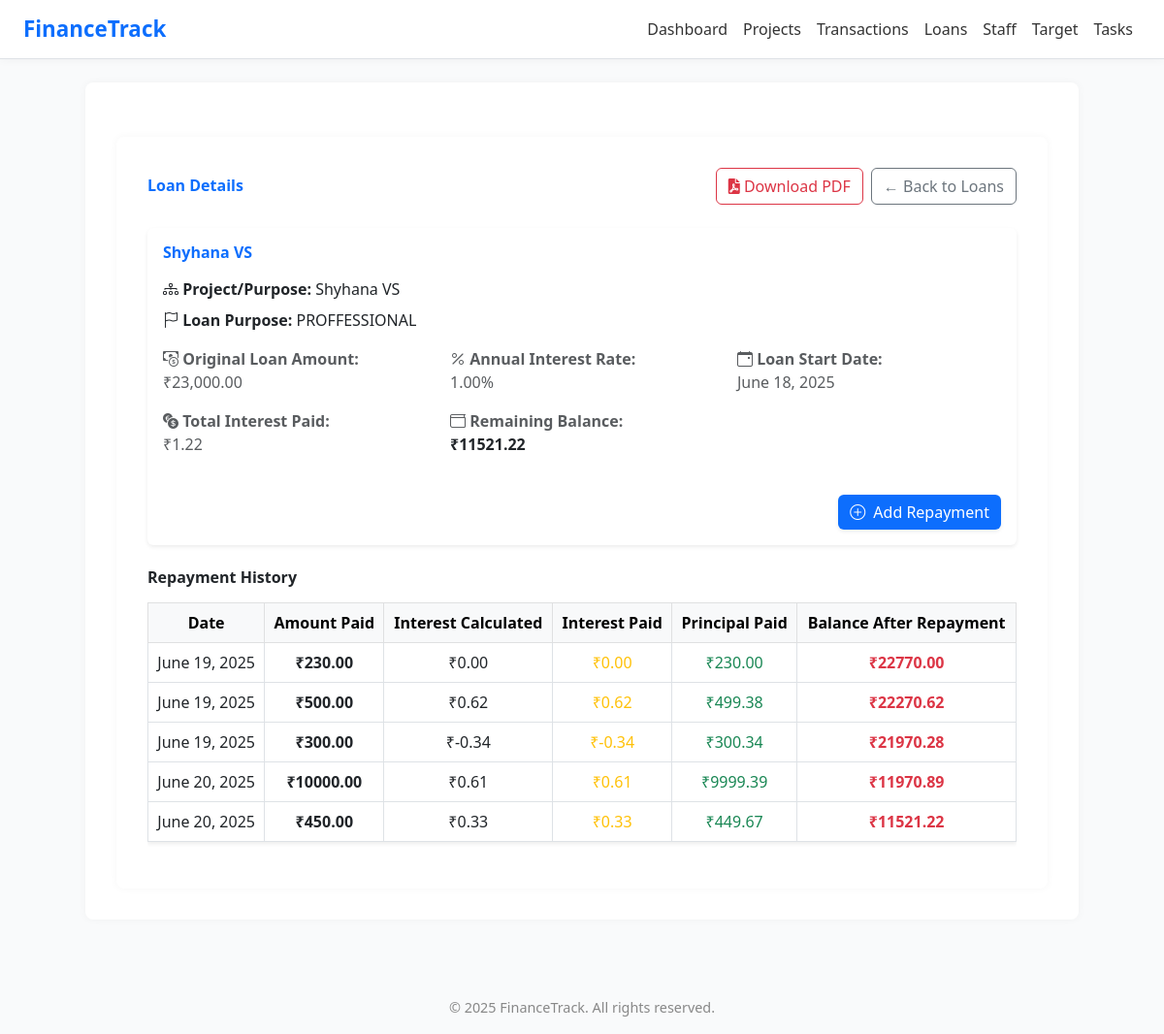
Screenshot of /loans/3/ with the database file from the repository.
### app1/models.py (models this page shows, shortened)
class Loan(models.Model):
    project = models.ForeignKey(Project, on_delete=models.CASCADE)
    loan_id = models.CharField(max_length=50,unique=True)
    amount = models.DecimalField(max_digits=10, decimal_places=2)
    interest_rate = models.DecimalField(max_digits=5, decimal_places=2, help_text='annual Interest in %')
    loan_purpose = models.CharField(max_length=100)
    start_date = models.DateField()
    created_at = models.DateTimeField(auto_now_add=True)
    updated_at = models.DateTimeField(auto_now=True)
    class Meta:
        verbose_name = 'Loan'
        verbose_name_plural = 'Loans'
        ordering = ['-start_date']

class Project(models.Model):
    code = models.CharField(max_length=20)
    name = models.CharField(max_length=100)
    location = models.CharField(max_length=100)
    total_budget = models.DecimalField(max_digits=12, decimal_places=2)
    start_date = models.DateField()
    end_date = models.DateField()
    notes = models.TextField(blank=True, null=True)
    def __str__(self):
        return self.name

class Repayment(models.Model):
    loan = models.ForeignKey('Loan', on_delete=models.CASCADE, related_name='repayments')
    date = models.DateField()
    amount_paid = models.DecimalField(max_digits=10, decimal_places=2)
    interest_calculated = models.DecimalField(max_digits=10, decimal_places=2, default=Decimal('0.00'))
    interest_paid = models.DecimalField(max_digits=10, decimal_places=2)
    principal_paid = models.DecimalField(max_digits=10, decimal_places=2)
    balance_after_repayment = models.DecimalField(max_digits=10, decimal_places=2)

### app1/views.py (the view, shortened to what this page needs)
# urls.py: path('loans/<int:loan_id>/', views.loan_detail, name='loan_detail'),
def loan_detail(request, loan_id):
    loan = get_object_or_404(Loan, pk=loan_id)
    repayments = loan.repayments.all().order_by('date')
    repayment_form = RepaymentForm()
    repayments_data = []
    remaining_balance = loan.amount
    for repayment in repayments:
        remaining_balance -= repayment.principal_paid or Decimal('0.00')
        repayments_data.append({
            'repayment': repayment,
            'balance_after': remaining_balance
        })
    interest_paid = Decimal('0.00')
    principal_paid = Decimal('0.00')
    total_interest_paid = repayments.aggregate(total=Sum('interest_paid'))['total'] or Decimal('0.00')
    total_principal_paid = repayments.aggregate(total=Sum('principal_paid'))['total'] or Decimal('0.00')
    remaining_balance = loan.amount - total_principal_paid
    return render(request, 'loan_detail.html', {
        'loan': loan,
        'repayments': repayments_data,
        'repayment_form': repayment_form,
        'total_interest_paid': total_interest_paid,
        'total_principal_paid': total_principal_paid,
        'remaining_balance': remaining_balance,
        'interest_paid': interest_paid,
        'principal_paid': principal_paid,
    })

### templates/loan_detail.html (shortened to what this page needs)
{% extends 'base.html' %}
{% load humanize %}
{% block content %}
<div class="container mt-4 fade-in">
  <div class="d-flex justify-content-between align-items-center mb-4">
    <h3 class="fw-bold text-primary">Loan Details</h3>
    <div class="d-flex gap-2">
      <a href="{% url 'loan_pdf' loan.id %}" class="btn btn-outline-danger">
        <i class="fas fa-file-pdf"></i> Download PDF
      </a>
      <a href="{% url 'loan_list' %}" class="btn btn-outline-secondary">
        ← Back to Loans
      </a>
    </div>
  </div>
  <div class="card shadow-sm border-0 mb-4">
    <div class="card-body">
      <h5 class="text-primary fw-semibold mb-3">{{ loan.project.name }}</h5>
      <p class="mb-2"><i class="bi bi-diagram-3"></i> <strong>Project/Purpose:</strong> {{ loan.project }}</p>
      <p class="mb-3"><i class="bi bi-flag"></i> <strong>Loan Purpose:</strong> {{ loan.loan_purpose }}</p>
      <div class="row text-muted">
        <div class="col-md-4 mb-3">
          <i class="bi bi-cash-coin"></i> <strong>Original Loan Amount:</strong><br>
          ₹{{ loan.amount|intcomma }}
        </div>
        <div class="col-md-4 mb-3">
          <i class="bi bi-percent"></i> <strong>Annual Interest Rate:</strong><br>
          {{ loan.interest_rate }}%
        </div>
        <div class="col-md-4 mb-3">
          <i class="bi bi-calendar-event"></i> <strong>Loan Start Date:</strong><br>
          {{ loan.start_date }}
        </div>
        <div class="col-md-4 mb-3">
          <i class="bi bi-currency-exchange"></i> <strong>Total Interest Paid:</strong><br>
          ₹{{ total_interest_paid|floatformat:2 }}
        </div>
        <div class="col-md-4 mb-3">
          <i class="bi bi-wallet"></i> <strong>Remaining Balance:</strong><br>
          <strong class="text-dark">₹{{ remaining_balance|floatformat:2 }}</strong>
        </div>
      </div>
      <div class="text-end mt-4">
        <button class="btn btn-primary shadow-sm" data-bs-toggle="modal" data-bs-target="#addRepaymentModal">
          <i class="bi bi-plus-circle me-1"></i> Add Repayment
        </button>
      </div>
    </div>
  </div>
  <div class="fade-in">
    <h5 class="fw-bold mb-3">Repayment History</h5>
    <div class="table-responsive">
      <table class="table table-bordered table-hover align-middle bg-white shadow-sm">
        <thead class="table-light">
          <tr class="text-center">
            <th>Date</th>
            <th>Amount Paid</th>
            <th>Interest Calculated</th>
            <th>Interest Paid</th>
            <th>Principal Paid</th>
            <th>Balance After Repayment</th>
          </tr>
        </thead>
        <tbody>
          {% for row in repayments %}
          <tr class="text-center">
            <td>{{ row.repayment.date }}</td>
            <td><strong>₹{{ row.repayment.amount_paid|floatformat:2 }}</strong></td>
            <td>₹{{ row.repayment.interest_calculated|floatformat:2 }}</td>
            <td class="text-warning">₹{{ row.repayment.interest_paid|floatformat:2 }}</td>
            <td class="text-success">₹{{ row.repayment.principal_paid|floatformat:2 }}</td>
            <td class="text-danger fw-bold">₹{{ row.balance_after|floatformat:2 }}</td>
          </tr>
          {% empty %}
          <tr>
            <td colspan="6" class="text-center text-muted">No repayments made yet.</td>
          </tr>
          {% endfor %}
        </tbody>
      </table>
    </div>
  </div>
</div>
{% endblock %}

### templates/base.html (style rules this page uses)
body { background-color: #f9fafb; font-family: 'Segoe UI', sans-serif; }
.container { background: white; padding: 2rem; border-radius: 0.5rem; box-shadow: 0 0 8px rgba(0,0,0,0.04); }
.btn-primary { background-color: #0d6efd; border: none; }

### templates/loan_detail.html (style rules this page uses)
.fade-in { animation: fadeIn 0.6s ease-in-out; }

### rows the page displays
Loan: project.name "Shyhana VS", project "Shyhana VS", loan_purpose "PROFFESSIONAL", amount "23,000.00", interest_rate "1.00", start_date "June 18, 2025"
Repayment: repayment "June 19, 2025", repayment.amount_paid "230.00", repayment.interest_calculated "0.00", repayment.interest_paid "0.00", repayment.principal_paid "230.00", balance_after "22770.00"
Repayment: repayment "June 19, 2025", repayment.amount_paid "500.00", repayment.interest_calculated "0.62", repayment.interest_paid "0.62", repayment.principal_paid "499.38", balance_after "22270.62"
Repayment: repayment "June 19, 2025", repayment.amount_paid "300.00", repayment.interest_calculated "-0.34", repayment.interest_paid "-0.34", repayment.principal_paid "300.34", balance_after "21970.28"
Repayment: repayment "June 20, 2025", repayment.amount_paid "10000.00", repayment.interest_calculated "0.61", repayment.interest_paid "0.61", repayment.principal_paid "9999.39", balance_after "11970.89"
Repayment: repayment "June 20, 2025", repayment.amount_paid "450.00", repayment.interest_calculated "0.33", repayment.interest_paid "0.33", repayment.principal_paid "449.67", balance_after "11521.22"

### other values shown
{{ total_interest_paid|floatformat:2 }} "1.22"
{{ remaining_balance|floatformat:2 }} "11521.22"
{{ year|default:"2025" }} "2025"
